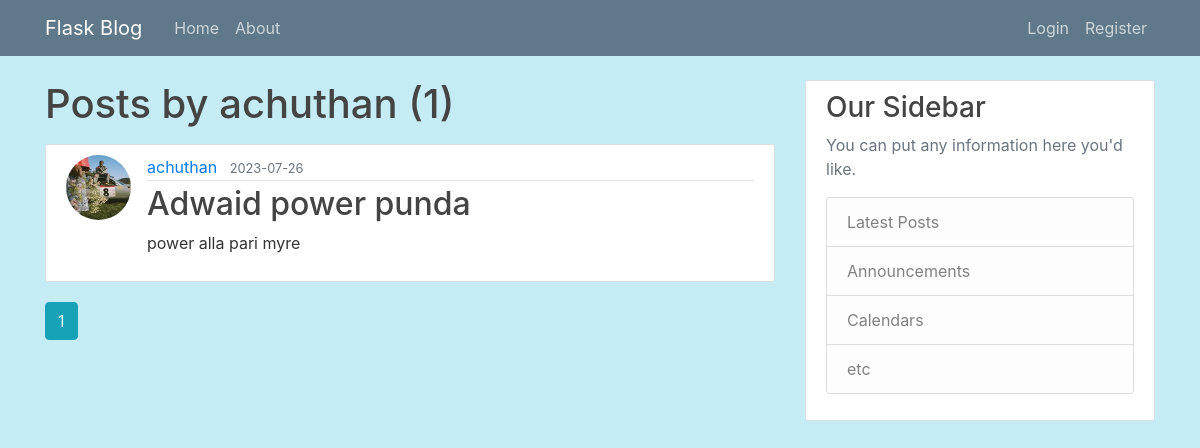
/user/achuthan, run on an earlier commit of the app's database.
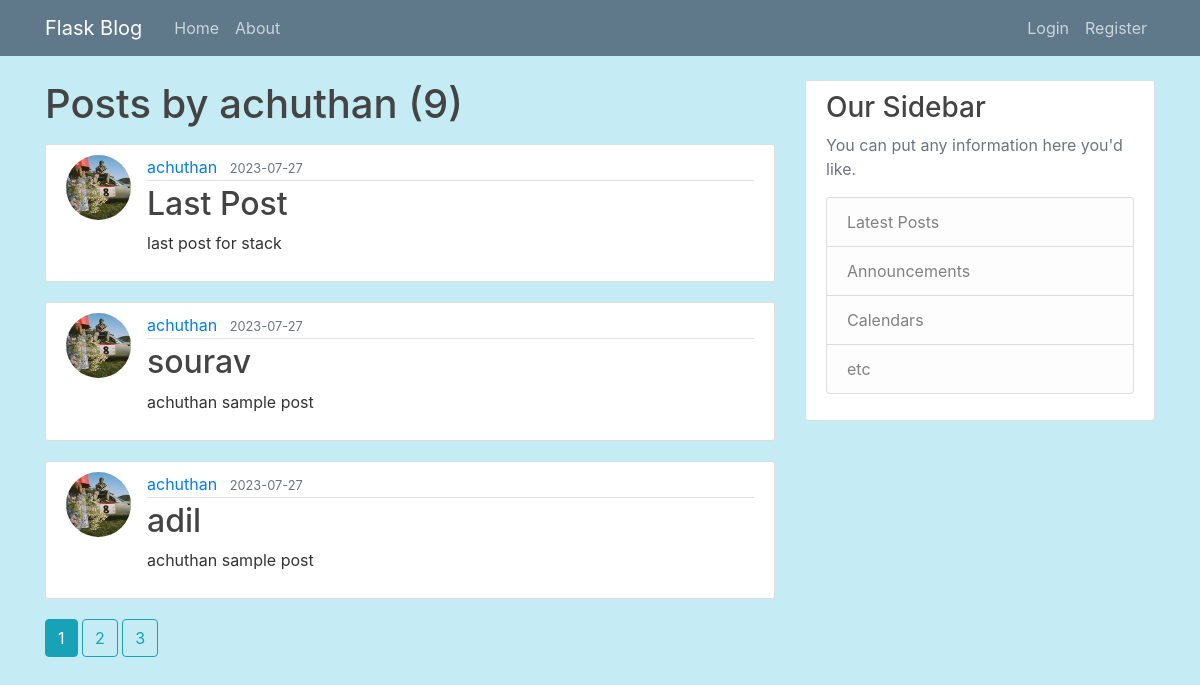
And on a later commit of the database.
### blog/models.py (models this page shows, shortened)
class User(db.Model,UserMixin):
    id=db.Column(db.Integer,primary_key=True)
    username=db.Column(db.String(20),unique=True,nullable=False)
    email=db.Column(db.String(120),unique=True,nullable=False)
    image_file=db.Column(db.String(20),nullable=False,default='default.jpg')
    password=db.Column(db.String(60),nullable=False)
    posts=db.relationship('Post',backref='author',lazy=True)

class Post(db.Model):
    id=db.Column(db.Integer,primary_key=True)
    title=db.Column(db.String(100),nullable=False)
    date_posted=db.Column(db.DateTime,nullable=False,default=datetime.utcnow)
    content=db.Column(db.Text,nullable=False)
    user_id=db.Column(db.Integer,db.ForeignKey('user.id'),nullable=False)

### blog/routes.py (the view)
@app.route("/user/<string:username>")
def user_posts(username):
    page=request.args.get('page',1,type=int) #default value of page is 1
    user=User.query.filter_by(username=username).first_or_404()
    posts=Post.query.filter_by(author=user)\
    .order_by(Post.date_posted.desc())\
    .paginate(page=page,per_page=3)
    return render_template('user_posts.html',posts=posts,user=user)

### blog/templates/user_posts.html
{% extends "layout.html" %}
{% block content %}
     <h1 class="mb-3">Posts by {{user.username}} ({{posts.total}})</h1>
    {% for post in posts.items %}
        <article class="media content-section">
          <img class="rounded-circle article-img" src="{{ url_for('static', filename='profile_pic/' + post.author.image_file) }}">
          <div class="media-body">
            <div class="article-metadata">
              <a class="mr-2" href="{{url_for('user_posts',username=post.author.username)}}">{{ post.author.username }}</a>
              <small class="text-muted">{{ post.date_posted.strftime('%Y-%m-%d') }}</small>
            </div>
            <h2><a class="article-title" href="{{ url_for('post', post_id=post.id) }}">{{ post.title }}</a></h2>
            <p class="article-content">{{ post.content }}</p>
          </div>
        </article>
    {% endfor %}
    {% for page_num in posts.iter_pages(left_edge=1,right_edge=1,left_current=1,right_current=2) %}
      {% if page_num %}
        {% if posts.page==page_num  %}
           <a class="btn btn-info mb-4" href="{{url_for('user_posts',username=user.username,page=page_num)}}">{{page_num}}</a>
        {% else %}
           <a class="btn btn-outline-info mb-4" href="{{url_for('user_posts',username=user.username,page=page_num)}}">{{page_num}}</a>
        {% endif %}
      {% else %}
        ...
      {% endif %}
    {%endfor%}
{% endblock content %}

### blog/templates/Layout.html (shortened to what this page needs)
<!DOCTYPE html>
<html>
<head>
    <link rel="stylesheet" href="https://maxcdn.bootstrapcdn.com/bootstrap/4.0.0/css/bootstrap.min.css">
    <link rel="stylesheet" type="text/css" href="{{ url_for('static', filename='main.css') }}">
</head>
<body>
    <header class="site-header">
      <nav class="navbar navbar-expand-md navbar-dark bg-steel fixed-top">
        <div class="container">
          <a class="navbar-brand mr-4" href="/">Flask Blog</a>
          <div class="collapse navbar-collapse" id="navbarToggle">
            <div class="navbar-nav mr-auto">
              <a class="nav-item nav-link" href="{{url_for('home')}}">Home</a>
              <a class="nav-item nav-link" href="{{url_for('about')}}">About</a>
            </div>
            <div class="navbar-nav">
              {% if current_user.is_authenticated%}
                <a class="nav-item nav-link" href="{{url_for('new_post')}}">New Post</a>
                <a class="nav-item nav-link" href="{{url_for('account')}}">Account</a>
                <a class="nav-item nav-link" href="{{url_for('logout')}}">Logout</a>
              {%else%}
                <a class="nav-item nav-link" href="{{url_for('login')}}"">Login</a>
                <a class="nav-item nav-link" href="{{url_for('register')}}">Register</a>
              {% endif %}
            </div>
          </div>
        </div>
      </nav>
    </header>
    <main role="main" class="container">
      <div class="row">
        <div class="col-md-8">
          {% block content %}{% endblock %}
        </div>
        <div class="col-md-4">
          <div class="content-section">
            <h3>Our Sidebar</h3>
            <p class='text-muted'>You can put any information here you'd like.
              <ul class="list-group">
                <li class="list-group-item list-group-item-light">Latest Posts</li>
                <li class="list-group-item list-group-item-light">Announcements</li>
                <li class="list-group-item list-group-item-light">Calendars</li>
                <li class="list-group-item list-group-item-light">etc</li>
              </ul>
            </p>
          </div>
        </div>
      </div>
    </main>
</body>
</html>

### blog/static/main.css (style rules this page uses)
body { background: #c5ecf4; color: #333333; margin-top: 5rem; }
h1, h2, h3, h4, h5, h6 { color: #444444; }
.bg-steel { background-color: #5f788a; }
.site-header .navbar-nav .nav-link { color: #cbd5db; }
.content-section { background: #ffffff; padding: 10px 20px; border: 1px solid #dddddd; border-radius: 3px; margin-bottom: 20px; }
.article-title { color: #444444; }
.article-content { white-space: pre-line; }
.article-img { height: 65px; width: 65px; margin-right: 16px; }
.article-metadata { padding-bottom: 1px; margin-bottom: 4px; border-bottom: 1px solid #e3e3e3 }

What changed in the data, as far as the page shows it:
no longer on this page (row unchanged): Post: image_file (picture), author.username "achuthan", date_posted "2023-07-26", title "Adwaid power punda", content "power alla pari myre"
added Post: image_file (picture), author.username "achuthan", date_posted "2023-07-27", title "Last Post", content "last post for stack"
added Post: image_file (picture), author.username "achuthan", date_posted "2023-07-27", title "sourav", content "achuthan sample post"
added Post: image_file (picture), author.username "achuthan", date_posted "2023-07-27", title "adil", content "achuthan sample post"
Also different on the page:
{{ posts.total }}: "1" → "9"
new list line: "2"
new list line: "3"
